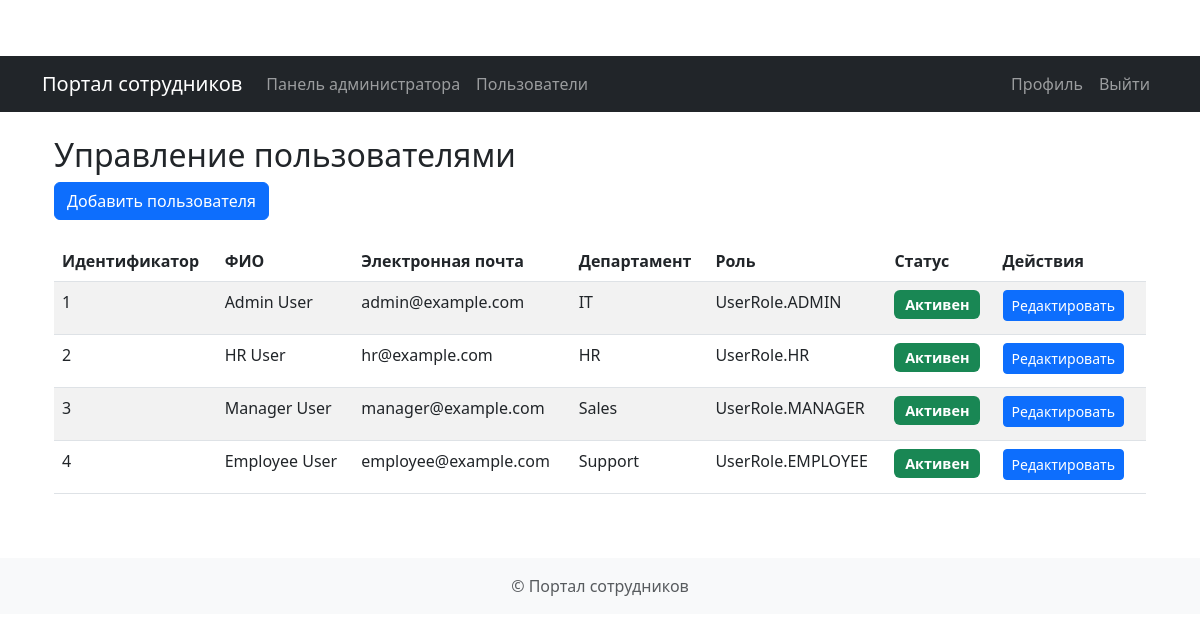
Page /admin/users (signed in) on the committed database.
### app/models.py (models this page shows)
class User(Base):
    __tablename__ = "users"
    id = Column(Integer, primary_key=True, index=True)
    email = Column(String, unique=True, index=True)
    hashed_password = Column(String)
    full_name = Column(String)
    department = Column(String)
    position = Column(String)
    is_active = Column(Boolean, default=True)
    role = Column(SQLEnum(UserRole), default=UserRole.EMPLOYEE)
    manager_id = Column(Integer, ForeignKey("users.id"), nullable=True)
    requests = relationship("Request", back_populates="owner", foreign_keys="Request.owner_id")
    managed_requests = relationship("Request", back_populates="manager", foreign_keys="Request.manager_id")
    hr_requests = relationship("Request", back_populates="hr_officer", foreign_keys="Request.hr_officer_id")
    subordinates = relationship("User", remote_side=[id])

### app/routes/admin.py (the view)
@router.get("/users", response_class=HTMLResponse)
async def list_users(
        request: Request,
        current_user: User = Depends(get_current_user),
        db: Session = Depends(get_db)
):
    check_admin(current_user)
    users = db.query(User).all()
    return render_template(
        request,
        "admin/users.html",
        {"user": current_user, "users": users}
    )

### app/templates/admin/users.html (shortened to what this page needs)
{% extends "base.html" %}
{% block content %}
<div class="container mt-4">
    <h2>Управление пользователями</h2>
    <div class="mb-3">
        <a href="/admin/users/new" class="btn btn-primary">Добавить пользователя</a>
    </div>
    <div class="table-responsive">
        <table class="table table-striped">
            <thead>
                <tr>
                    <th>Идентификатор</th>
                    <th>ФИО</th>
                    <th>Электронная почта</th>
                    <th>Департамент</th>
                    <th>Роль</th>
                    <th>Статус</th>
                    <th>Действия</th>
                </tr>
            </thead>
            <tbody>
                {% for user in users %}
                <tr>
                    <td>{{ user.id }}</td>
                    <td>{{ user.full_name }}</td>
                    <td>{{ user.email }}</td>
                    <td>{{ user.department }}</td>
                    <td>{{ user.role }}</td>
                    <td>
                        {% if user.is_active %}
                            <span class="badge bg-success">Активен</span>
                        {% else %}
                            <span class="badge bg-danger">Неактивен</span>
                        {% endif %}
                    </td>
                    <td>
                        <a href="/admin/users/{{ user.id }}" class="btn btn-sm btn-primary">Редактировать</a>
                    </td>
                </tr>
                {% endfor %}
            </tbody>
        </table>
    </div>
</div>
{% endblock %}

### app/templates/base.html (shortened to what this page needs)
<!DOCTYPE html>
<html lang="ru">
<head>
    <link href="https://cdn.jsdelivr.net/npm/bootstrap@5.3.0/dist/css/bootstrap.min.css" rel="stylesheet">
    <link href="/static/css/styles.css" rel="stylesheet">
</head>
<body>
    <nav class="navbar navbar-expand-lg navbar-dark bg-dark">
        <div class="container">
            <a class="navbar-brand" href="/">Портал сотрудников</a>
            <div class="collapse navbar-collapse" id="navbarNav">
                <ul class="navbar-nav me-auto">
                    {% if user %}
                        {% if user.role == "admin" %}
                            <li class="nav-item">
                                <a class="nav-link" href="/admin/dashboard">Панель администратора</a>
                            </li>
                            <li class="nav-item">
                                <a class="nav-link" href="/admin/users">Пользователи</a>
                            </li>
                        {% endif %}
                    {% endif %}
                </ul>
                <ul class="navbar-nav">
                    {% if user %}
                        <li class="nav-item">
                            <a class="nav-link" href="/profile">Профиль</a>
                        </li>
                        <li class="nav-item">
                            <a class="nav-link" href="/auth/logout">Выйти</a>
                        </li>
                    {% endif %}
                </ul>
            </div>
        </div>
    </nav>
    <div class="container mt-4">
        {% block content %}{% endblock %}
    </div>
    <footer class="mt-5 py-3 bg-light">
        <div class="container text-center">
            <span class="text-muted">&copy; {{ year }} Портал сотрудников</span>
        </div>
    </footer>
</body>
</html>

### app/static/css/styles.css (style rules this page uses)
body { padding-top: 56px; }
.table-responsive { overflow-x: auto; }
.badge { font-size: 0.9em; padding: 0.5em 0.75em; }
.btn { margin-right: 5px; margin-bottom: 5px; }

### rows in the picture
User: id "1", full_name "Admin User", email "admin@example.com", department "IT", role "UserRole.ADMIN", is_active "Активен"
User: id "2", full_name "HR User", email "hr@example.com", department "HR", role "UserRole.HR", is_active "Активен"
User: id "3", full_name "Manager User", email "manager@example.com", department "Sales", role "UserRole.MANAGER", is_active "Активен"
User: id "4", full_name "Employee User", email "employee@example.com", department "Support", role "UserRole.EMPLOYEE", is_active "Активен"
